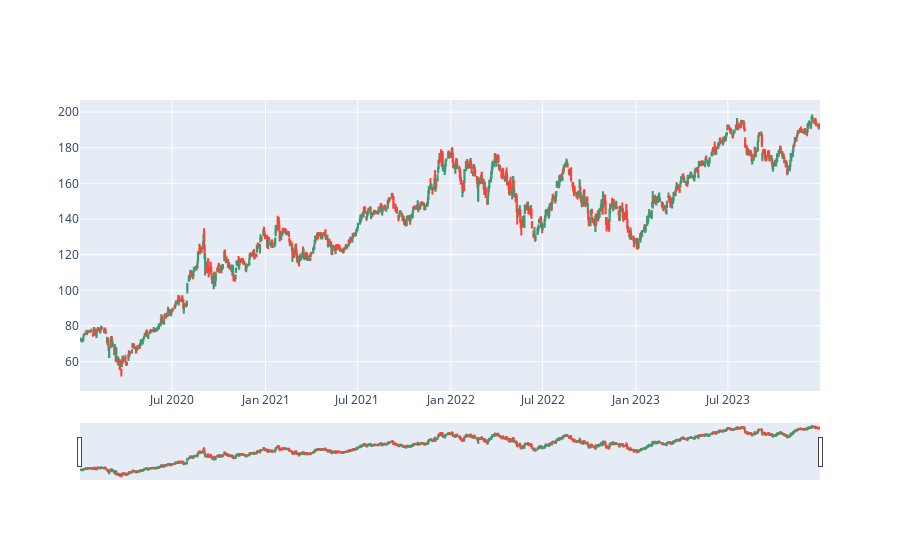

The code cell stored with this chart in its notebook:
### Code cell
fig = go.Figure(data=go.Candlestick(x=df_apple['Date'], open=df_apple['Open AAPL'],  high=df_apple['High AAPL'],
                low=df_apple['Low AAPL'],
                close=df_apple['Close AAPL']))

fig.show()

### Figure 1 — Plotly figure (JSON) as saved in the notebook; plotly's stock layout.template omitted (floating-point values rounded to 4 significant figures; data arrays with more than 128 entries replaced by an {"elided": "..."} marker saying what was removed)
{"data": [{"close": {"elided": "1006 float values"}, "high": {"elided": "1006 float values"}, "low": {"elided": "1006 float values"}, "open": {"elided": "1006 float values"}, "type": "candlestick", "x": {"elided": "1006 str values"}}], "layout": {}}
